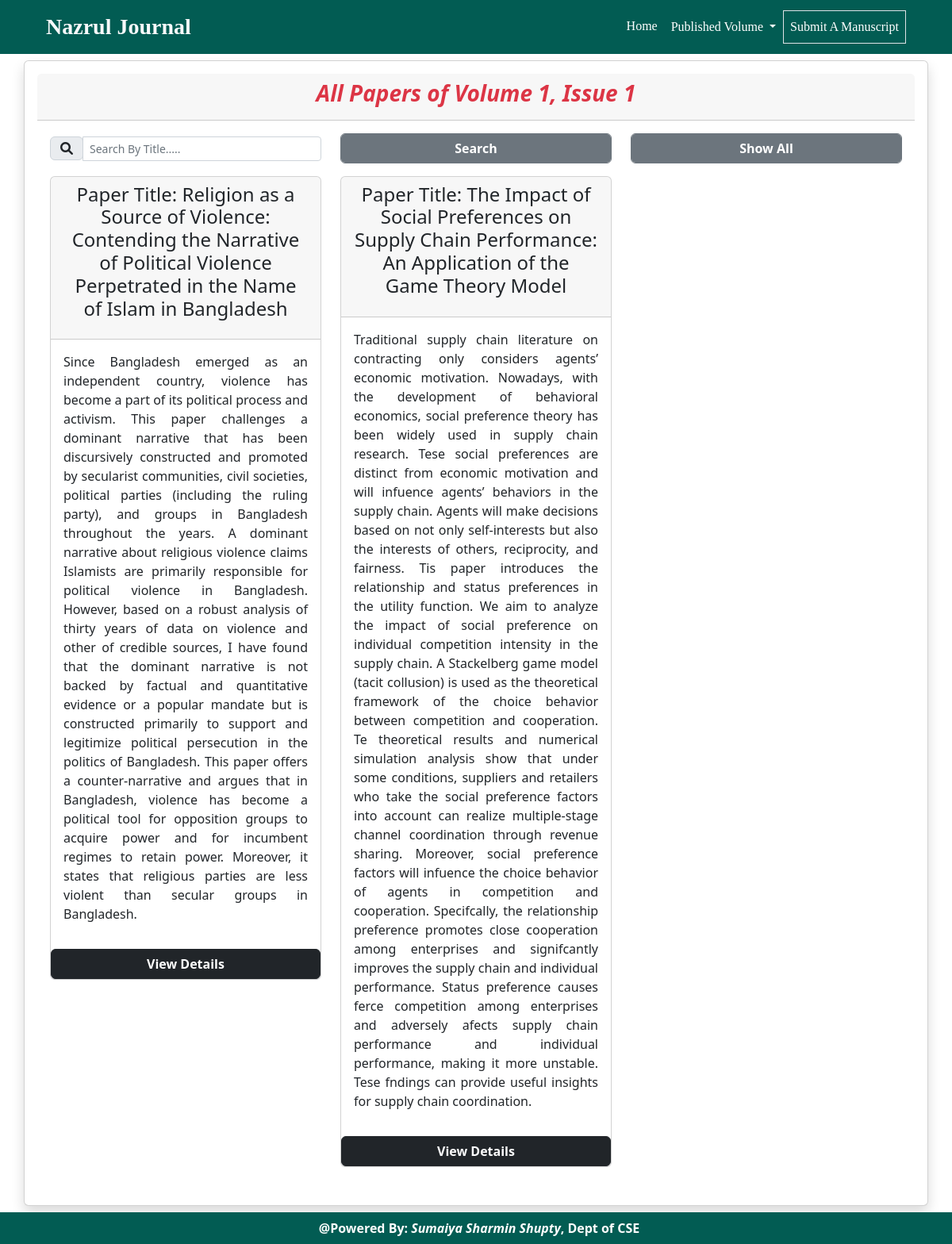
The page /all_papers_volume_issue_wise.php?volume_info=Volume 1&issue_info=Issue 1 on the database its author committed.
### tables this page shows
CREATE TABLE `new_paper` (
  `id` int(11) NOT NULL,
  `paper_id` varchar(200) NOT NULL,
  `author_id` int(11) NOT NULL,
  `associative_editor_id` varchar(200) NOT NULL,
  `reviewer_id` varchar(200) NOT NULL,
  `paper_title` varchar(1000) NOT NULL,
  `paper_abstract` varchar(5000) NOT NULL,
  `paper_keywords` varchar(1000) NOT NULL,
  `paper_type` varchar(50) NOT NULL,
  `authors_name` varchar(1000) NOT NULL,
  `authors_affiliation` varchar(1000) NOT NULL,
  `authors_designation` varchar(1000) NOT NULL,
  `authors_email` varchar(2000) NOT NULL,
  `manuscript_pdf` varchar(300) NOT NULL,
  `cover_letter_pdf` varchar(300) NOT NULL,
  `manuscript_image` varchar(300) NOT NULL,
  `supplimentary_file` varchar(300) NOT NULL,
  `paper_status` int(2) NOT NULL,
  `count` int(11) NOT NULL,
  `volume_info` varchar(200) DEFAULT NULL,
  `issue_info` varchar(200) DEFAULT NULL,
  `created_at` timestamp NOT NULL DEFAULT '0000-00-00 00:00:00',
  `updated_at` timestamp NOT NULL DEFAULT current_timestamp() ON UPDATE current_timestamp(),
  `published_status` enum('0','1') NOT NULL
);

### all_papers_volume_issue_wise.php (the view, shortened to what this page needs)
<?php include('header.php')?>
<?php
    if(isset($_GET['volume_info']) && isset($_GET['issue_info']))
    {
        $select_new_paper = "SELECT * FROM `new_paper` WHERE `volume_info` = '$_GET[volume_info]' AND `issue_info` = '$_GET[issue_info]' AND `published_status` = '1' ORDER BY `updated_at` DESC";
            ?>
            <?php
    }
?>
<div class="container">
    <div class="row justify-content-center">
        <div class="card mt-2 shadow p-3 mb-5 bg-body rounded">
            <div class="card-header text-center">
                <h3 class = "text-danger fw-bold"><i>All Papers of <?php echo $_GET['volume_info'] ?>, <?php echo $_GET['issue_info'] ?></i></h3>
            </div>
            <div class="card-body">
                <div class="row">
                <form action="" method = "POST">
                        <div class="row justify-content-center">
                            <div class="col-lg-4 col-md-4 col-12 mb-3">
                                <div class="input-group input-group-sm mt-1">
                                    <div class="input-group-prepend">
                                        <span class = "input-group-text "><i class="fa-solid fa-magnifying-glass "></i></span>
                                    </div>
                                    <input type="text" class = "form-control" name = "search_paper_title_wise" id = "search_paper_title_wise" placeholder="Search By Title....." value = "<?php
                                    if(isset($_POST['show_all']))
                                    {
                                        echo "";
                                    }
                                    else if(isset($_POST['search_paper_title_wise']))
                                    {
                                        echo "$_POST[search_paper_title_wise]";
                                    }?>" autocomplete="off">
                                </div>
                            </div>
                            <div class="col-lg-4 col-md-4 col-12 text-center mb-3 ">
                                <input type="submit" name="search" value="Search" class = "form-control btn btn-secondary fw-bold">
                            </div>
                            <div class="col-lg-4 col-md-4  col-12 text-center mb-3 ">
                                <input type="submit" class ="form-control btn btn-secondary fw-bold" name = "show_all" value = "Show All">
                            </div>
                        </div>
                    </form>
                    <?php
                        if(isset($_POST['search']))
                        {
                            $paper_title = $_POST['search_paper_title_wise'];
                            if($paper_title!=NULL)
                            {
                                $select_new_paper = "SELECT * FROM `new_paper` WHERE `paper_title` like '%$paper_title%' AND `volume_info` = '$_GET[volume_info]' AND `issue_info` = '$_GET[issue_info]' AND `published_status` = '1' ORDER BY `updated_at` DESC";
                            }
                            else
                            {
                                ?>
                                <script>
                                    window.alert("Please Select At least 1 field");
                                    window.location = "all_paper_issue_wise.php?issue=<?php echo$_GET['issue'] ?>";
                                </script>
                                <?php
                            }
                        }
                        else
                        {
                            $select_new_paper = "SELECT * FROM `new_paper` WHERE `volume_info` = '$_GET[volume_info]' AND `issue_info` = '$_GET[issue_info]' AND `published_status` = '1' ORDER BY `updated_at` DESC";
                        }
                        $run_select_new_paper = mysqli_query($conn, $select_new_paper);
                        while($row = mysqli_fetch_assoc($run_select_new_paper))
                        {
                            ?>
                            <div class="col-lg-4 col-md-4 col-12 mb-3">
                                <div class="card">
                                    <div class="card-header">
                                        <h4 class = "text-center mb-3">Paper Title: <?php echo $row['paper_title']?></h4>
                                    </div>
                                    <div class="card-body">
                                        <p style = "text-align:justify"><?php echo $row['paper_abstract']?></p>
                                    </div>
                                    <a class = "btn btn-dark fw-bold " href="view_details_user.php?id=<?php echo $row['id'] ?>">View Details</a>
                                </div>
                            </div>
                            <?php
                        }
                    ?>
                </div>
            </div>
        </div>
    </div>
</div>
<?php include('footer.php')?>

### css/main.css (style rules this page uses)
:root { --home_page_bg_color: #025c53; --card_header_bg_color: #04423c; --btn_color: #04423c; --btn_hover_bg_color: black; --btn_hover_text_color: yellow; }

### rows shown on the page
new_paper: paper_title "Religion as a Source of Violence: Contending the Narrative of Political Violence Perpetrated in the Name of Islam in Bangladesh", paper_abstract "Since Bangladesh emerged as an independent country, violence has become a part of its political process and activism. This paper challenges a dominant narrative that has been discursively constructed and promoted by secularist communities, civil societies, political parties (including the ruling party), and groups in Bangladesh throughout the years. A dominant narrative about religious violence claims Islamists are primarily responsible for political violence in Bangladesh. However, based on a robust analysis of thirty years of data on violence and other of credible sources, I have found that the dominant narrative is not backed by factual and quantitative evidence or a popular mandate but…"
new_paper: paper_title "The Impact of Social Preferences on Supply Chain Performance: An Application of the Game Theory Model", paper_abstract "Traditional supply chain literature on contracting only considers agents’ economic motivation. Nowadays, with the development of behavioral economics, social preference theory has been widely used in supply chain research. Tese social preferences are distinct from economic motivation and will infuence agents’ behaviors in the supply chain. Agents will make decisions based on not only self-interests but also the interests of others, reciprocity, and fairness. Tis paper introduces the relationship and status preferences in the utility function. We aim to analyze the impact of social preference on individual competition intensity in the supply chain. A Stackelberg game model (tacit collusion)…"

### other values the page prints
$_GET['volume_info'] "Volume 1"
$_GET['issue_info'] "Issue 1"
